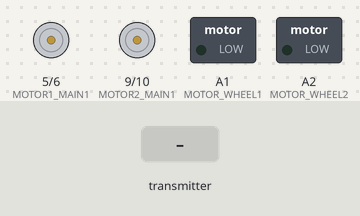
Recording of a sketch running on a simulated Arduino Uno, built with avr-gcc and run on an emulated ATmega328P. Shown: motor-driver pin pairs drawn as motors (green arrow = first pin HIGH = forward, orange = second pin HIGH = backward, longer = more drive), switched loads named in the sketch (green lamp = pin HIGH). The inputs (shaded band) are chosen by the test bench. No radio packets arrive unless stated.

Above: at 1.2 s.
1.3 s: the transmitter starts sending speed = 64
At 2.5 s:
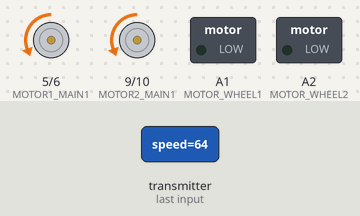
2.8 s: the transmitter starts sending direction = 1
At 3.7 s:
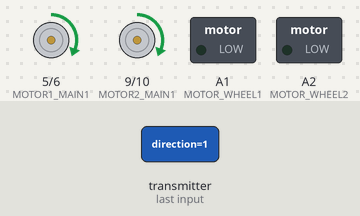
4.3 s: the transmitter starts sending speed = 128
At 4.8 s:
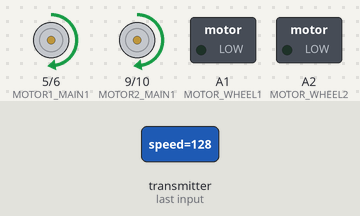
5.8 s: the transmitter starts sending direction = 0
At 7.0 s:
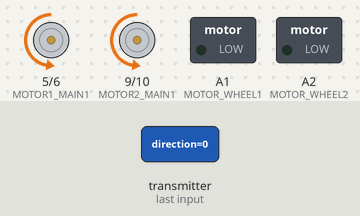
7.3 s: the transmitter starts sending speed = 255
At 8.3 s:
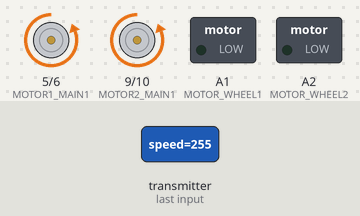
8.8 s: the transmitter starts sending direction = 1
At 9.5 s:
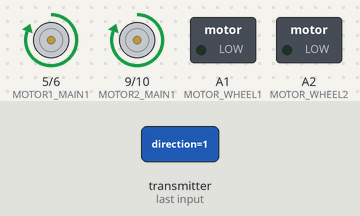
Timing chart, 0 to 11.3 s (numbered marks = the images above; inputs shaded):
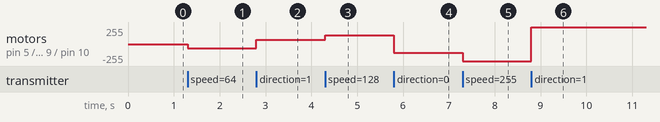

Measured:
- after the input at 1.3 s, motor on pin 5 (MOTOR1_MAIN1) / pin 6 (MOTOR1_MAIN2), motor on pin 9 (MOTOR2_MAIN1) / pin 10 (MOTOR2_MAIN2): stopped → backward 64/255 at once
- after the input at 2.8 s, motor on pin 5 (MOTOR1_MAIN1) / pin 6 (MOTOR1_MAIN2), motor on pin 9 (MOTOR2_MAIN1) / pin 10 (MOTOR2_MAIN2): backward 64/255 → forward 64/255 at once
- after the input at 4.3 s, motor on pin 5 (MOTOR1_MAIN1) / pin 6 (MOTOR1_MAIN2), motor on pin 9 (MOTOR2_MAIN1) / pin 10 (MOTOR2_MAIN2): forward 64/255 → forward 128/255 at once
- after the input at 5.8 s, motor on pin 5 (MOTOR1_MAIN1) / pin 6 (MOTOR1_MAIN2), motor on pin 9 (MOTOR2_MAIN1) / pin 10 (MOTOR2_MAIN2): forward 128/255 → backward 128/255 at once
- after the input at 7.3 s, motor on pin 5 (MOTOR1_MAIN1) / pin 6 (MOTOR1_MAIN2), motor on pin 9 (MOTOR2_MAIN1) / pin 10 (MOTOR2_MAIN2): backward 128/255 → backward 255/255 at once
- after the input at 8.8 s, motor on pin 5 (MOTOR1_MAIN1) / pin 6 (MOTOR1_MAIN2), motor on pin 9 (MOTOR2_MAIN1) / pin 10 (MOTOR2_MAIN2): backward 255/255 → forward 255/255 at once

The sketch:

FoxRC_car_bt.ino
```cpp
#include <RF24.h>
#include <nRF24L01.h>
#define RADIO_CHANNEL 42
#define RADIO_RATE RF24_250KBPS //RF24_1MBPS
#define RADIO_POWER RF24_PA_MAX
#define RADIO_CE 7
#define RADIO_CSN 8

#define MOTOR1_MAIN1 5
#define MOTOR1_MAIN2 6
#define MOTOR2_MAIN1 9
#define MOTOR2_MAIN2 10
#define MOTOR_WHEEL1 A1
#define MOTOR_WHEEL2 A2

const bool DEBUG = false;

const uint8_t pipe[6] = "Foxy1";
RF24 radio(RADIO_CE, RADIO_CSN);

struct Package {
  byte steering; // 0 - off, 1 - turn left, 2 - turn right
  byte drive; // 0 - full, 1 - back, 2 - front | same type as uint8_t
  bool direction; // false - forward, true - backward
  uint8_t speed; // int number 0-255
};

bool emergency = false;
int emergencyTimer = 1000;
unsigned long emergencyCounter = 0;

bool handleEmergency() {
  if (!emergency) {
    return false;
  }
  if (DEBUG) {
    Serial.println("Emergency lock!");
  }
  analogWrite(MOTOR1_MAIN1, 0);
  analogWrite(MOTOR1_MAIN2, 0);
  analogWrite(MOTOR2_MAIN1, 0);
  analogWrite(MOTOR2_MAIN2, 0);
  digitalWrite(MOTOR_WHEEL1, LOW);
  digitalWrite(MOTOR_WHEEL2, LOW);
  return true;
}

void handleMotors(uint8_t speed, byte steering, byte drive, bool direction) {
  switch(drive) {
    case(0): { // full drive
      switch(direction) {
        case(false): { // forward
          analogWrite(MOTOR1_MAIN1, 0);
          analogWrite(MOTOR1_MAIN2, speed);
          analogWrite(MOTOR2_MAIN1, 0);
          analogWrite(MOTOR2_MAIN2, speed);
          break;
        }
        case(true): { // backward
          analogWrite(MOTOR1_MAIN1, speed);
          analogWrite(MOTOR1_MAIN2, 0);
          analogWrite(MOTOR2_MAIN1, speed);
          analogWrite(MOTOR2_MAIN2, 0);
          break;
        }
      }
      break;
    }
    case(1): { // back drive
      switch(direction) {
        case(false): { // forward
          analogWrite(MOTOR1_MAIN1, 0);
          analogWrite(MOTOR1_MAIN2, speed);
          break;
        }
        case(true): { // backward
          analogWrite(MOTOR1_MAIN1, speed);
          analogWrite(MOTOR1_MAIN2, 0);
          break;
        }
      }
      break;
    }
    case(2): { // front drive
      switch(direction) {
        case(false): { // forward
          analogWrite(MOTOR2_MAIN1, 0);
          analogWrite(MOTOR2_MAIN2, speed);
          break;
        }
        case(true): { // backward
          analogWrite(MOTOR2_MAIN1, speed);
          analogWrite(MOTOR2_MAIN2, 0);
          break;
        }
      }
      break;
    }
  }

  switch(steering) {
    case(0): { // off
      digitalWrite(MOTOR_WHEEL1, LOW);
      digitalWrite(MOTOR_WHEEL2, LOW);
      break;
    }
    case(1): { // turn left
      digitalWrite(MOTOR_WHEEL2, HIGH);
      digitalWrite(MOTOR_WHEEL1, LOW);
      break;
    }
    case(2): { // turn right
      digitalWrite(MOTOR_WHEEL1, HIGH);
      digitalWrite(MOTOR_WHEEL2, LOW);
      break;
    }
  }
}

void setup() {
  if (DEBUG) {
    Serial.begin(9600);
    while (!Serial) {
      ;
    }
    Serial.println("Serial is listening...");
  }

  pinMode(MOTOR_WHEEL1, OUTPUT);
  pinMode(MOTOR_WHEEL2, OUTPUT);
  digitalWrite(MOTOR_WHEEL1, LOW);
  digitalWrite(MOTOR_WHEEL2, LOW);

  radio.begin();
  radio.setChannel(RADIO_CHANNEL);
  radio.setDataRate(RADIO_RATE);
  radio.setPALevel(RADIO_POWER);
  radio.openReadingPipe(1, pipe);
  radio.setAutoAck(false);
  radio.powerUp();
  radio.startListening();

  emergencyCounter = millis();
}

void loop() {
  if (millis() - emergencyCounter > emergencyTimer) {
    emergency = true;
  }

  if(radio.available()){
    if (emergency) {
      emergency = false;
    }
    emergencyCounter = millis();
    Package pack;
    radio.read(&pack, sizeof(pack));
    handleMotors(pack.speed, pack.steering, pack.drive, pack.direction);
    if (DEBUG) {
      Serial.print("Incoming packet - Speed: ");
      Serial.print(pack.speed);
      Serial.print(" | Steering: ");
      Serial.print(pack.steering);
      Serial.print(" | Drive: ");
      Serial.print(pack.drive);
      Serial.print(" | Direction: ");
      Serial.println(pack.direction);
    }
  } else {
    //handleEmergency();
  }
}
```
